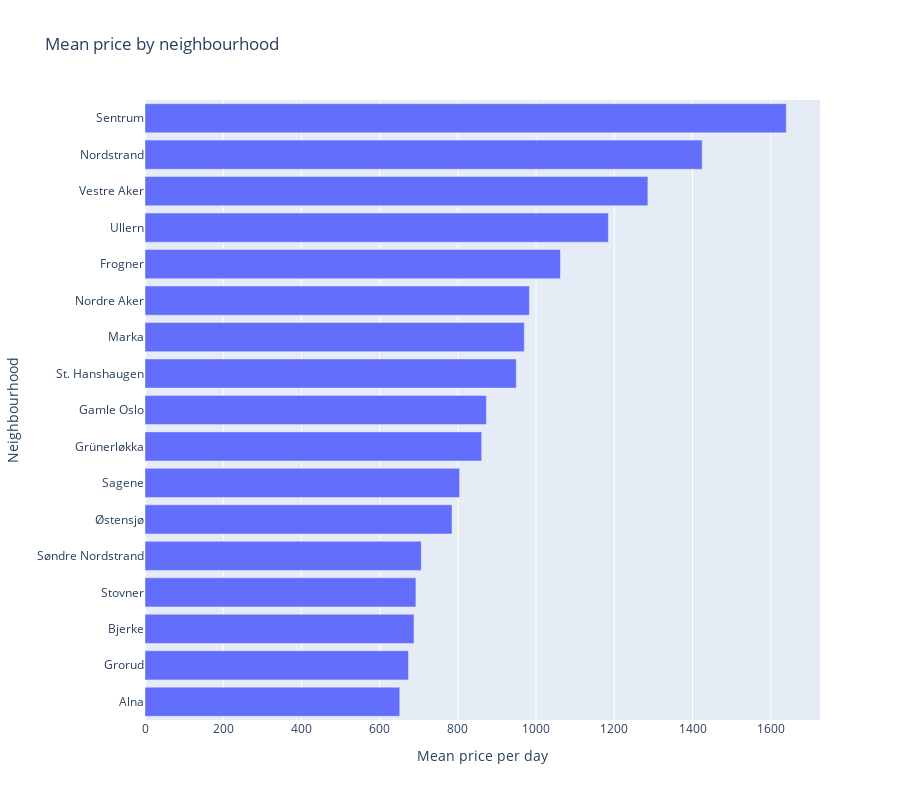

The notebook cell saved with this chart:
### Code cell
neighbourhood_price = pd.DataFrame(df.groupby('neighbourhood_cleansed')['price'].mean()).sort_values('price').reset_index()
fig = px.bar(neighbourhood_price, x="price", y="neighbourhood_cleansed", title="Mean price by neighbourhood", orientation="h",
             labels={"price": "Mean price per day",
                     "neighbourhood_cleansed": "Neighbourhood"})
fig.update_layout(height=800)
fig.show()

### Figure 1 — Plotly figure (JSON) as saved in the notebook; plotly's stock layout.template omitted (floating-point values rounded to 4 significant figures)
{"data": [{"alignmentgroup": "True", "hovertemplate": "Mean price per day=%{x}<br>Neighbourhood=%{y}<extra></extra>", "legendgroup": "", "marker": {"color": "#636efa"}, "name": "", "offsetgroup": "", "orientation": "h", "showlegend": false, "textposition": "auto", "type": "bar", "x": [651.4, 673.6, 687.8, 692.7, 706.4, 785.1, 804.5, 860.9, 873.0, 949.4, 969.8, 982.9, 1062.0, 1185.0, 1286.0, 1425.0, 1640.0], "xaxis": "x", "y": ["Alna", "Grorud", "Bjerke", "Stovner", "Søndre Nordstrand", "Østensjø", "Sagene", "Grünerløkka", "Gamle Oslo", "St. Hanshaugen", "Marka", "Nordre Aker", "Frogner", "Ullern", "Vestre Aker", "Nordstrand", "Sentrum"], "yaxis": "y"}], "layout": {"barmode": "relative", "height": 800, "legend": {"tracegroupgap": 0}, "title": {"text": "Mean price by neighbourhood"}, "xaxis": {"anchor": "y", "domain": [0, 1], "title": {"text": "Mean price per day"}}, "yaxis": {"anchor": "x", "domain": [0, 1], "title": {"text": "Neighbourhood"}}}}
